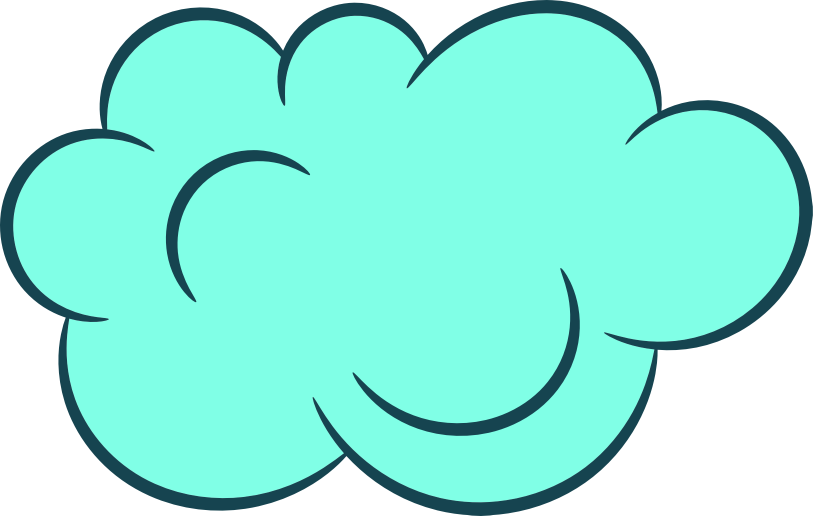
#> input picture img/cloud.png, 1625 x 1031 px (shown at 1/2 size)
$ jupyter execute --allow-errors analysis.ipynb   (shell and % lines are left out)
#> lines starting #> are read from the running program, lines starting #| are printed output that depends on the picture
[cell 1]
import pandas as pd
import matplotlib.pyplot as plt
import numpy as np
import seaborn as sns
import nltk as nltk
from nltk.tokenize import TweetTokenizer
from nltk.corpus import stopwords
import string
from PIL import Image
from wordcloud import WordCloud, ImageColorGenerator
from nltk.sentiment.vader import SentimentIntensityAnalyzer
from afinn import Afinn
#> (the rest of this cell did not finish here and is left out)

#> (a cell that did not finish here is left out)

[cell 3]
albums = ['thank u, next', 'Yours Truly', 'Dangerous Woman', 'My Everything', 'Sweetener']
#> (the rest of this cell did not finish here and is left out)

[cell 4]
total_lyrics = []
non_stop_lyrics = []

#> (the rest of this cell did not finish here and is left out)

[cell 5]
cloud_mask = np.array(Image.open("img/cloud.png"))
#> cloud_mask is the input picture: shape (1031, 1625, 4); mean R, G, B, A 150.8, 239.4, 223.7, 190.9
ariana_mask = np.array(Image.open("img/ariana.jpg"))
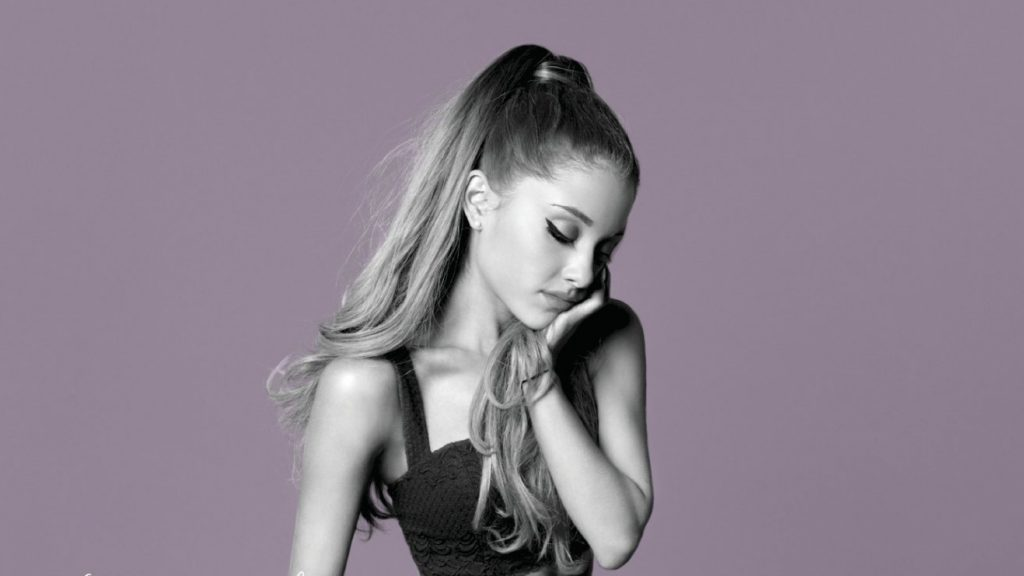
#> input picture img/ariana.jpg, 1024 x 576 px
#> ariana_mask is the input picture: shape (576, 1024, 3); mean R, G, B 140, 129.6, 142.3
heart_mask = np.array(Image.open("img/heart.jpg"))
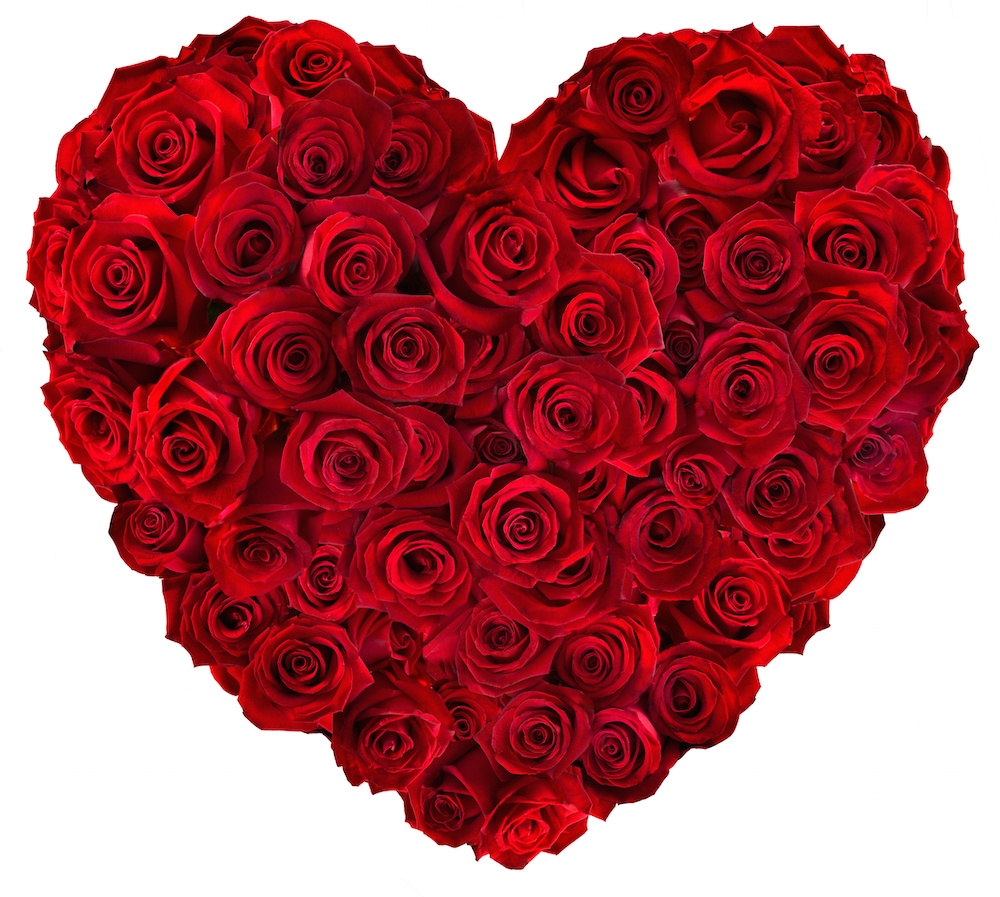
#> input picture img/heart.jpg, 1000 x 897 px
#> heart_mask is the input picture: shape (897, 1000, 3); mean R, G, B 178.5, 94.4, 101.8
